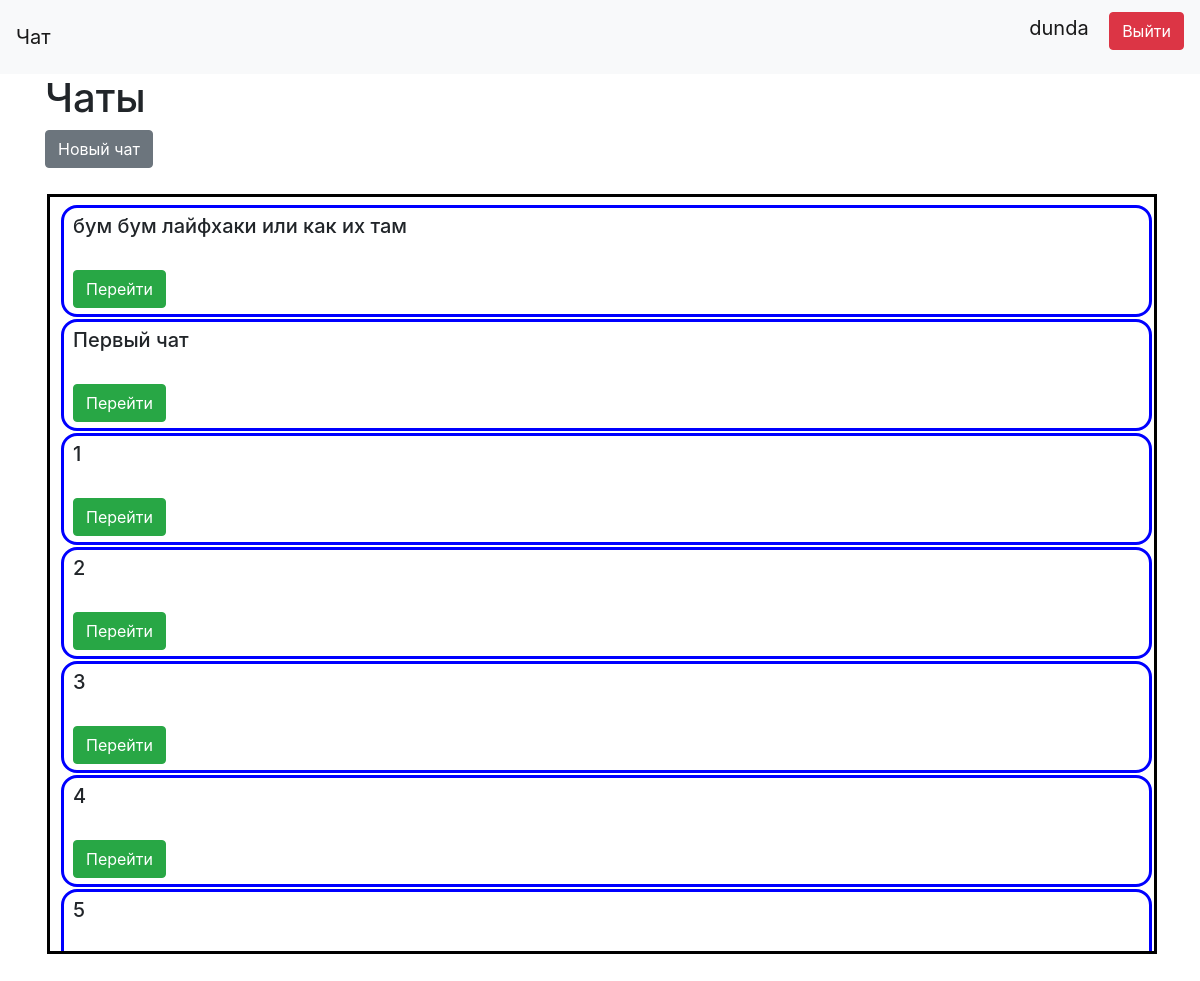
The page / (signed in) on the database its author committed.
### data/users.py (models this page shows, shortened)
class User(SqlAlchemyBase, UserMixin, SerializerMixin):
    __tablename__ = 'users'
    id = sqlalchemy.Column(sqlalchemy.Integer,
                           primary_key=True, autoincrement=True)
    login = sqlalchemy.Column(sqlalchemy.String, index=True, unique=True, nullable=True)
    email = sqlalchemy.Column(sqlalchemy.String, unique=True, nullable=True)
    about = sqlalchemy.Column(sqlalchemy.String, nullable=True)
    hashed_password = sqlalchemy.Column(sqlalchemy.String, nullable=True)
    messages = orm.relation("Message", back_populates='user')

### data/chats.py (models this page shows)
class Chat(SqlAlchemyBase, SerializerMixin):
    __tablename__ = 'chats'
    id = sqlalchemy.Column(sqlalchemy.Integer,
                           primary_key=True, autoincrement=True)
    title = sqlalchemy.Column(sqlalchemy.String,
                              nullable=False)
    messages = orm.relation("Message", back_populates='chat')

### server.py (the view)
@app.route("/")
def index():
    db_sess = db_session.create_session()
    if current_user.is_authenticated:
        cur_user_id = current_user.id
        chats = db_sess.query(Chat).filter(Chat.id.in_([i.chat_id for i in db_sess.query(User_Chat).
                                           filter(User_Chat.user_id == cur_user_id).all()])).all()
    else:
        chats = []
    return render_template("index.html", title='Личный кабинет', chats=chats)

### data/db_session.py (called while the page is built)
def create_session() -> Session:
    global __factory
    return __factory()

### server.py (called while the page is built)
@login_manager.user_loader
def load_user(user_id):
    db_sess = db_session.create_session()
    return db_sess.query(User).get(user_id)

### templates/index.html
{% extends "base.html" %}
{% block content %}
<h1>Чаты</h1>
<a href="/create_chat" class="btn btn-secondary">Новый чат</a> </br> </br>
<div style="border:solid thick black; border-radius: 0em;
          border-width:3px; padding-left:9px; padding-top:6px;
          padding-bottom:6px; margin:2px; width:1110px; height:760px; overflow: scroll">
    {% for item in chats%}
    <div style="border:solid thick blue; border-radius: 1em;
          border-width:3px; padding-left:9px; padding-top:6px;
          padding-bottom:6px; margin:2px;">
        <h5> {{item.title}} </h5> <br>
        <a href="/chats/{{ item.id }}" class="btn btn-success"> Перейти </a>
    </div>
    {% endfor %}
</div>
{% endblock %}

### templates/base.html (shortened to what this page needs)
<!doctype html>
<html lang="en">
<head>
    <link rel="stylesheet"
          href="https://stackpath.bootstrapcdn.com/bootstrap/4.4.1/css/bootstrap.min.css"
>
</head>
<body>
<header>
    <nav class="navbar navbar-light bg-light">
        <a class="navbar-brand" href="#">Чат</a>
        {% if current_user.is_authenticated %}
            <p>
                <a class="navbar-brand" href="/profile/{{current_user.id}}">{{ current_user.login }}</a>
                <a class="btn btn-danger" href="/logout">Выйти</a>
            </p>
        {% else %}
            <p>
                <a class="btn btn-primary " href="/register">Зарегистрироваться</a>
                <a class="btn btn-success" href="/login">Войти</a>
            </p>
        {% endif %}
    </nav>
</header>
<main role="main" class="container">
    {% block content %}{% endblock %}
</main>
</body>
</html>

### rows shown on the page
User: login "dunda"
Chat: title "бум бум лайфхаки или как их там"
Chat: title "Первый чат"
Chat: title "1"
Chat: title "2"
Chat: title "3"
Chat: title "4"
Chat: title "5"
